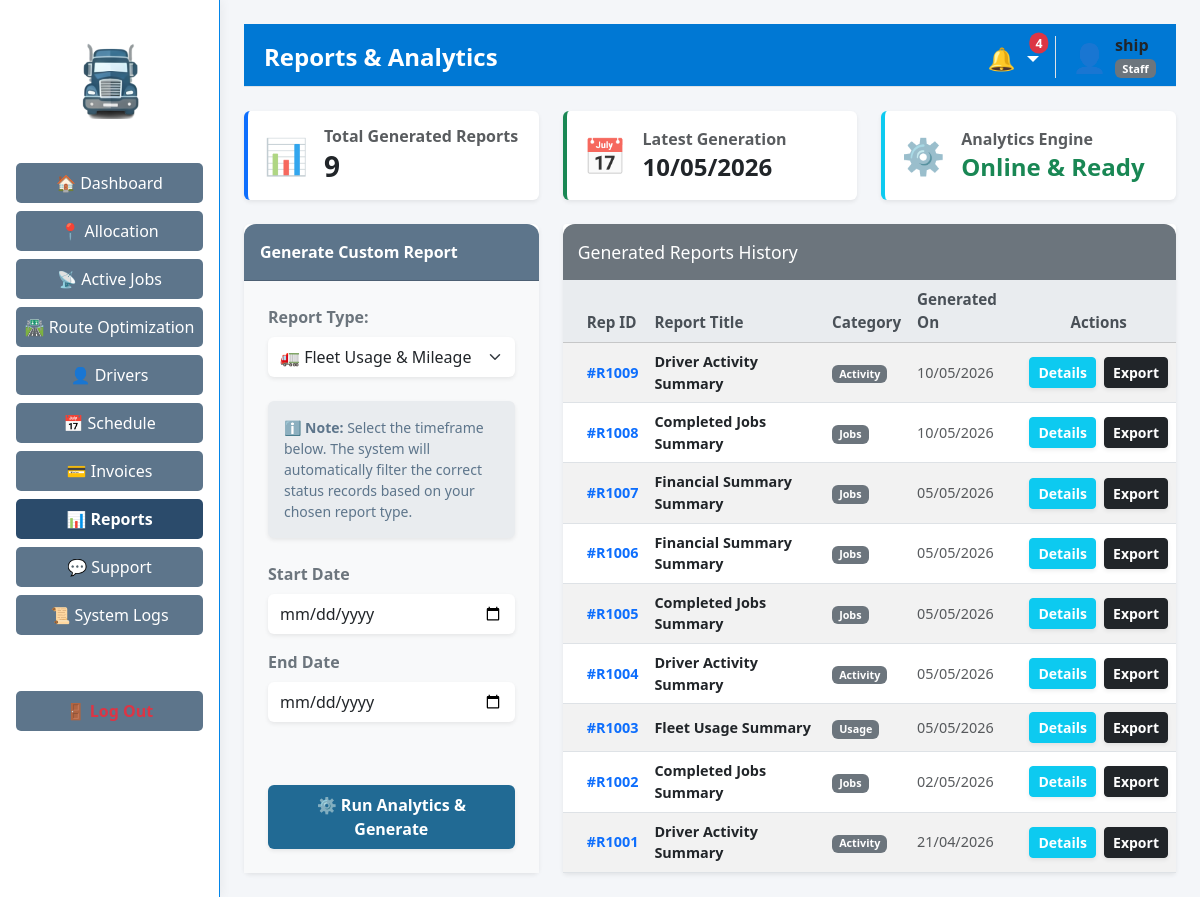
Page /reports (signed in) on the earlier database version.
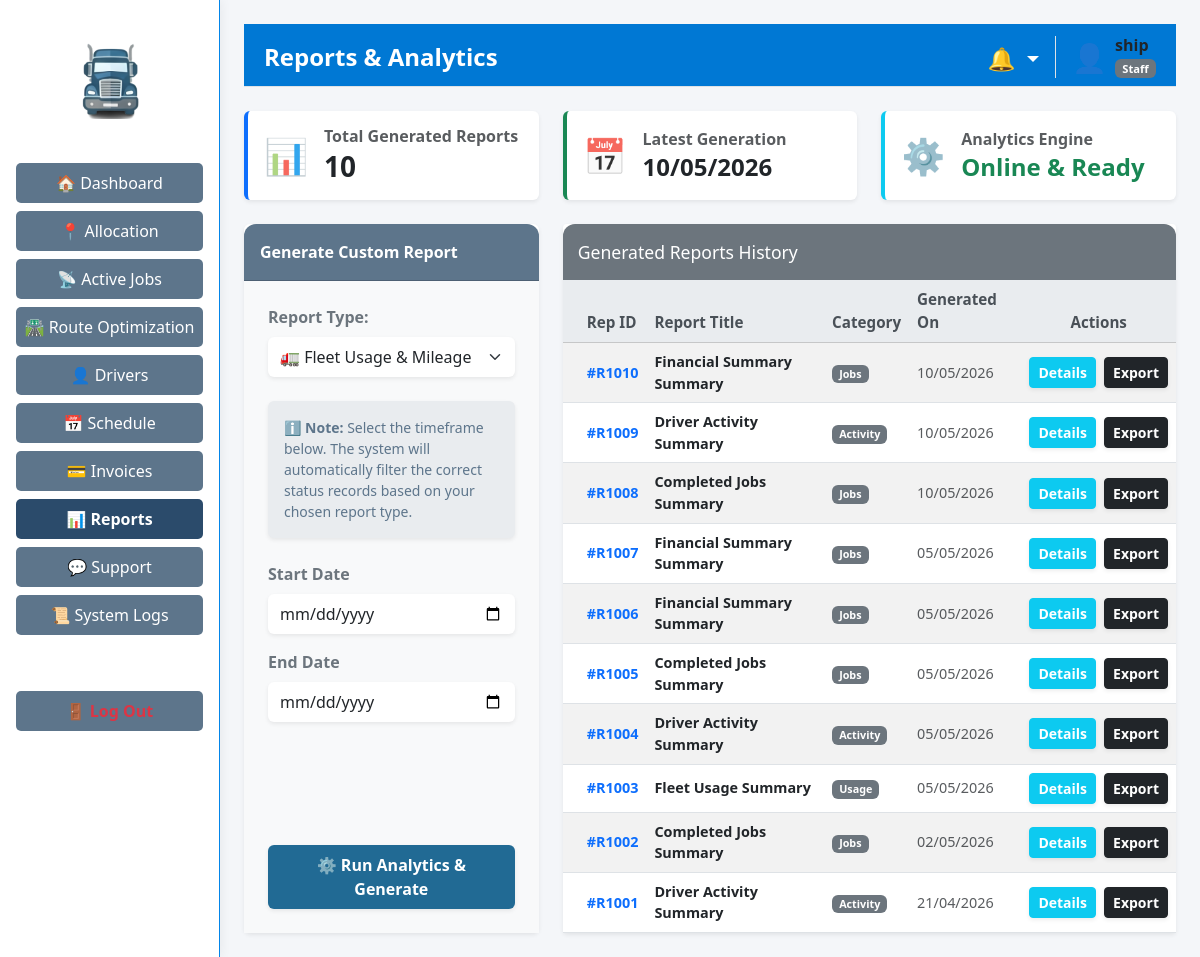
Same page on the later database version.
### tables this page shows
CREATE TABLE reports (
                        id TEXT PRIMARY KEY,
                        name TEXT NOT NULL,
                        type TEXT NOT NULL,
                        generated_by TEXT NOT NULL,
                        generated_date TEXT NOT NULL
                    );

### app/routes/report_routes.py (the view)
@report_bp.route('/reports', methods=['GET'])
def reports_management() -> str:
    if 'user_id' not in session:
        return redirect(url_for('auth.login'))
    view_data = report_logic.load_reports_history()
    role = session.get('role', 'Staff')
    return render_template('admin/reports.html', data=view_data, role=role)

### app/controllers/report_controller.py (called while the page is built)
    def load_reports_history(self) -> Dict[str, Any]:
        data: Dict[str, Any] = {}
        try:
            data["reports"] = self.model.get_all_reports()
            return data
        except Exception as logic_error:
            logging.error(f"Error loading reports: {logic_error}")
            data["reports"] = []
            return data

### app/models/notification_model.py (called while the page is built)
    def get_unread_notifications(self, target1: str, target2: str = '') -> List[Dict[str, Any]]:
        try:
            with sqlite3.connect(DB_PATH) as conn:
                conn.row_factory = sqlite3.Row
                cursor = conn.execute(
                    "SELECT * FROM notifications WHERE target_role IN (?, ?, 'All') AND is_read = 0 ORDER BY timestamp DESC",
                    (str(target1).strip(), str(target2).strip())
                )
                return [dict(row) for row in cursor.fetchall()]
        except sqlite3.Error as e:
            logging.error(f"Error fetching notifications: {e}")
            return []

### app/templates/admin/reports.html (shortened to what the changed rows need)
{% extends "layouts/admin_layout.html" if session.get('role') == 'Administrator' else "layouts/staff_layout.html" %}
{% block page_header %}Reports & Analytics{% endblock %}
{% block content %}
<div class="row mb-4">
    <div class="col-md-4">
        <div class="card bg-white shadow-sm border-0 border-start border-4 border-primary custom-rounded h-100">
            <div class="card-body d-flex align-items-center">
                <div>
                    <h6 class="text-muted mb-1 fw-bold">Total Generated Reports</h6>
                    <h3 class="fw-bold text-dark mb-0">{{ data.reports|length }}</h3>
                </div>
            </div>
        </div>
    </div>
    <div class="col-md-4">
        <div class="card bg-white shadow-sm border-0 border-start border-4 border-success custom-rounded h-100">
            <div class="card-body d-flex align-items-center">
                <div>
                    <h6 class="text-muted mb-1 fw-bold">Latest Generation</h6>
                    <h4 class="fw-bold text-dark mb-0 mt-1">
                        {{ data.reports[0].generated_date if data.reports else 'No reports yet' }}
                    </h4>
                </div>
            </div>
        </div>
    </div>
</div>
<div class="row g-4">
    <div class="col-md-8">
        <div class="table-container shadow-sm border-0 h-100 mt-0 custom-rounded">
            <table class="table table-striped table-hover custom-table mb-0 align-middle">
                <thead class="table-light">
                    <tr>
                        <th class="ps-4">Rep ID</th>
                        <th>Report Title</th>
                        <th>Category</th>
                        <th>Generated On</th>
                        <th class="text-center">Actions</th>
                    </tr>
                </thead>
                <tbody>
                    {% if data.reports|length == 0 %}
                    <tr>
                        <td colspan="5" class="text-center text-muted py-5">
                            <div class="fs-1 mb-2 opacity-50">📂</div>
                            No reports generated yet. Use the panel on the left to create one.
                        </td>
                    </tr>
                    {% else %}
                        {% for r in data.reports %}
                        <tr>
                            <td class="ps-4 fw-bold text-primary">#{{ r.id }}</td>
                            <td class="fw-bold text-dark">{{ r.name }}</td>
                            <td><span class="badge bg-secondary">{{ r.type }}</span></td>
                            <td class="small text-muted">{{ r.generated_date }}</td>
                            <td class="text-center">
                                <div class="d-flex justify-content-center gap-2">
                                    <button class="btn btn-sm btn-info text-white fw-bold custom-rounded shadow-sm" data-bs-toggle="modal" data-bs-target="#detailsModal{{ r.id }}">
                                        Details
                                    </button>
                                    <button class="btn btn-sm btn-dark fw-bold custom-rounded shadow-sm" data-bs-toggle="modal" data-bs-target="#optionsModal{{ r.id }}">
                                        Export
                                    </button>
                                </div>
                            </td>
                        </tr>
                        {% endfor %}
                    {% endif %}
                </tbody>
            </table>
        </div>
    </div>
</div>
{% endblock %}

Differences in the rows shown:
added reports: generated_date "10/05/2026", id "R1010", name "Financial Summary Summary", type "Jobs"
Other differences:
{{ data.reports|length }}: "9" → "10"
{{ unread_count }}: "4" → (not shown)
